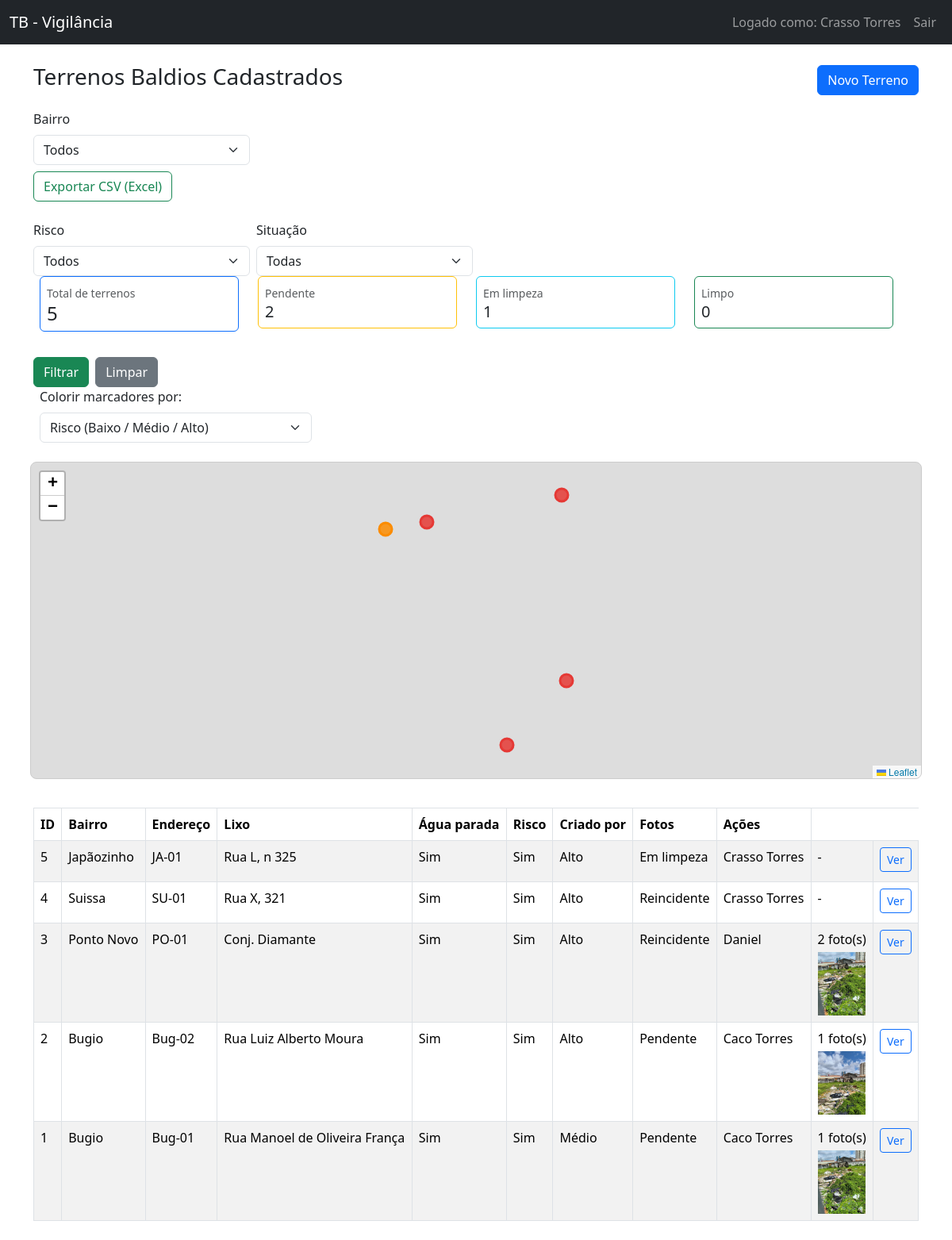
The app's page /dashboard (signed in) with its own data.
### app.py (models this page shows, shortened)
class User(UserMixin, db.Model):
    __tablename__ = "users"
    id = db.Column(db.Integer, primary_key=True)
    nome = db.Column(db.String(100), nullable=False)
    email = db.Column(db.String(120), unique=True, nullable=False)
    senha_hash = db.Column(db.String(128), nullable=False)
    is_admin = db.Column(db.Boolean, default=False)

class TerrenoBaldio(db.Model):
    __tablename__ = "terrenos_baldios"
    id = db.Column(db.Integer, primary_key=True)
    bairro = db.Column(db.String(100), nullable=False)
    microarea = db.Column(db.String(50))
    endereco = db.Column(db.String(200), nullable=False)
    referencia = db.Column(db.String(200))
    tem_lixo = db.Column(db.Boolean, default=False)
    tem_agua_parada = db.Column(db.Boolean, default=False)
    risco = db.Column(db.String(20), default="Baixo")
    situacao = db.Column(db.String(20), default="Pendente")
    observacoes = db.Column(db.Text)
    latitude = db.Column(db.String(30))   # já deixo aqui pro mapa
    longitude = db.Column(db.String(30))  # strings pra simplificar
    criado_por_id = db.Column(db.Integer, db.ForeignKey("users.id"))
    criado_por = db.relationship("User", backref="terrenos")
    fotos = db.relationship(
        "TerrenoFoto",
        backref="terreno",
        lazy=True,
        cascade="all, delete-orphan",
    )
    historico = db.relationship(
        "TerrenoHistoricoSituacao",
        backref="terreno",
        lazy=True,
        order_by="TerrenoHistoricoSituacao.data_hora.desc()",
        cascade="all, delete-orphan",
    )

class TerrenoFoto(db.Model):
    __tablename__ = "terreno_fotos"
    id = db.Column(db.Integer, primary_key=True)
    arquivo = db.Column(db.String(255), nullable=False)
    terreno_id = db.Column(db.Integer, db.ForeignKey("terrenos_baldios.id"), nullable=False)

### app.py (the view)
@app.route("/dashboard")
@login_required
def dashboard():
    bairro = request.args.get("bairro", "").strip()
    risco = request.args.get("risco", "").strip()
    situacao = request.args.get("situacao", "").strip()
    if current_user.is_admin:
        base_query = TerrenoBaldio.query
    else:
        base_query = TerrenoBaldio.query.filter_by(criado_por_id=current_user.id)
    query = base_query
    if bairro:
        query = query.filter(TerrenoBaldio.bairro == bairro)
    if risco:
        query = query.filter(TerrenoBaldio.risco == risco)
    if situacao:
        query = query.filter(TerrenoBaldio.situacao == situacao)
    terrenos = query.order_by(TerrenoBaldio.id.desc()).all()
    bairros = [
        b[0]
        for b in base_query.with_entities(TerrenoBaldio.bairro)
        .distinct()
        .order_by(TerrenoBaldio.bairro)
        .all()
    ]
    riscos_lista = ["Baixo", "Médio", "Alto"]
    situacoes_lista = ["Pendente", "Em limpeza", "Limpo", "Reincidente"]
    totais_por_situacao = (
        base_query.with_entities(TerrenoBaldio.situacao, func.count(TerrenoBaldio.id))
        .group_by(TerrenoBaldio.situacao)
        .all()
    )
    totais_por_risco = (
        base_query.with_entities(TerrenoBaldio.risco, func.count(TerrenoBaldio.id))
        .group_by(TerrenoBaldio.risco)
        .all()
    )
    totais_situacao = {s: c for s, c in totais_por_situacao}
    totais_risco = {r: c for r, c in totais_por_risco}
    total_geral = base_query.count()
    return render_template(
        "dashboard.html",
        terrenos=terrenos,
        bairros=bairros,
        bairro_selecionado=bairro,
        riscos_lista=riscos_lista,
        risco_selecionado=risco,
        situacoes_lista=situacoes_lista,
        situacao_selecionada=situacao,
        totais_situacao=totais_situacao,
        totais_risco=totais_risco,
        total_geral=total_geral,
    )

### app.py (called while the page is built)
@login_manager.user_loader
def load_user(user_id):
    return User.query.get(int(user_id))

### Templates/dashboard.html (shortened to what this page needs)
{% extends "base.html" %}
{% block content %}
<div class="d-flex justify-content-between align-items-center mb-3">
  <h3>Terrenos Baldios Cadastrados</h3>
  <a href="{{ url_for('novo_terreno') }}" class="btn btn-primary">Novo Terreno</a>
</div>
<form method="get" class="row g-2 mb-3">
  <div class="col-md-3">
    <label for="bairro" class="form-label">Bairro</label>
    <select class="form-select" id="bairro" name="bairro">
      <option value="">Todos</option>
    </select>
  </div>
<div class="mb-3">
  <a
    href="{{ url_for('exportar', bairro=bairro_selecionado, risco=risco_selecionado, situacao=situacao_selecionada) }}"
    class="btn btn-outline-success"
  >
    Exportar CSV (Excel)
  </a>
</div>
  <div class="col-md-3">
    <label for="risco" class="form-label">Risco</label>
    <select class="form-select" id="risco" name="risco">
      <option value="">Todos</option>
    </select>
  </div>
  <div class="col-md-3">
    <label for="situacao" class="form-label">Situação</label>
    <select class="form-select" id="situacao" name="situacao">
      <option value="">Todas</option>
    </select>
  </div>
{% if total_geral is not none %}
<div class="row mb-3">
  <div class="col-md-3 mb-2">
    <div class="card border-primary">
      <div class="card-body p-2">
        <small class="text-muted">Total de terrenos</small>
        <h4 class="mb-0">{{ total_geral }}</h4>
      </div>
    </div>
    </div>
  <div class="col-md-3 mb-2">
    <div class="card border-warning">
      <div class="card-body p-2">
        <small class="text-muted">Pendente</small>
        <h5 class="mb-0">{{ totais_situacao.get("Pendente", 0) }}</h5>
      </div>
    </div>
  </div>
  <div class="col-md-3 mb-2">
    <div class="card border-info">
      <div class="card-body p-2">
        <small class="text-muted">Em limpeza</small>
        <h5 class="mb-0">{{ totais_situacao.get("Em limpeza", 0) }}</h5>
      </div>
    </div>
  </div>
  <div class="col-md-3 mb-2">
    <div class="card border-success">
      <div class="card-body p-2">
        <small class="text-muted">Limpo</small>
        <h5 class="mb-0">{{ totais_situacao.get("Limpo", 0) }}</h5>
      </div>
    </div>
  </div>
</div>
{% endif %}
  <div class="col-md-3 d-flex align-items-end">
    <button type="submit" class="btn btn-success me-2">Filtrar</button>
    <a href="{{ url_for('dashboard') }}" class="btn btn-secondary">Limpar</a>
  </div>
<div class="row mb-3">
  <div class="col-md-4">
    <label for="modo-cor" class="form-label">Colorir marcadores por:</label>
    <select id="modo-cor" class="form-select">
      <option value="risco">Risco (Baixo / Médio / Alto)</option>
    </select>
  </div>
</div>
<div
  id="map-dashboard"
  style="height: 400px; border-radius: 8px; border: 1px solid #ccc; margin-bottom: 20px;"
></div>
</form>
{% if terrenos %}
  <table class="table table-striped table-bordered">
    <thead>
  <tr>
    <th>ID</th>
    <th>Bairro</th>
    <th>Endereço</th>
    <th>Lixo</th>
    <th>Água parada</th>
    <th>Risco</th>
    <th>Criado por</th>
    <th>Fotos</th>
    <th>Ações</th>
  </tr>
</thead>
<tbody>
  {% for t in terrenos %}
  <tr>
    <td>{{ t.id }}</td>
    <td>{{ t.bairro }}</td>
    <td>{{ t.microarea or "-" }}</td>
    <td>{{ t.endereco }}</td>
    <td>{{ "Sim" if t.tem_lixo else "Não" }}</td>
    <td>{{ "Sim" if t.tem_agua_parada else "Não" }}</td>
    <td>{{ t.risco }}</td>
    <td>{{ t.situacao }}</td>
    <td>{{ t.criado_por.nome if t.criado_por else "-" }}</td>
    <td>
      {% if t.fotos %}
        <div>{{ t.fotos|length }} foto(s)</div>
        <img
          src="{{ url_for('static', filename='uploads/' ~ t.fotos[0].arquivo) }}"
          alt="Foto do terreno"
          style="max-width: 80px; max-height: 80px; margin-top: 4px;"
        />
      {% else %}
        -
      {% endif %}
    </td>
    <td>
      <a
        href="{{ url_for('terreno_detalhe', terreno_id=t.id) }}"
        class="btn btn-sm btn-outline-primary mb-1"
      >
        Ver
      </a>
    </td>
  </tr>
  {% endfor %}
</tbody>
  </table>
{% else %}
  <div class="alert alert-info">
    Nenhum terreno baldio cadastrado ainda. Clique em <strong>Novo Terreno</strong> para inserir o primeiro.
  </div>
  {% endif %}
 <link
  rel="stylesheet"
  href="https://unpkg.com/leaflet@1.9.4/dist/leaflet.css"
/>
{% endblock %}

### Templates/base.html (shortened to what this page needs)
<!doctype html>
<html lang="pt-br">
  <head>
    <link
      href="https://cdn.jsdelivr.net/npm/bootstrap@5.3.3/dist/css/bootstrap.min.css"
      rel="stylesheet"
    />
  </head>
  <body>
    <nav class="navbar navbar-expand-lg navbar-dark bg-dark mb-4">
      <div class="container-fluid">
        <a class="navbar-brand" href="{{ url_for('dashboard') }}">
          TB - Vigilância
        </a>
        <div class="collapse navbar-collapse">
          <ul class="navbar-nav ms-auto">
            {% if current_user.is_authenticated %}
              <li class="nav-item">
                <span class="nav-link">Logado como: {{ current_user.nome }}</span>
              </li>
              <li class="nav-item">
                <a class="nav-link" href="{{ url_for('logout') }}">Sair</a>
              </li>
            {% else %}
              <li class="nav-item">
                <a class="nav-link" href="{{ url_for('login') }}">Login</a>
              </li>
            {% endif %}
          </ul>
        </div>
      </div>
    </nav>
    <div class="container mb-4">
      {% block content %}
      {% endblock %}
    </div>
  </body>
</html>

### records on screen
User: nome "Crasso Torres"
TerrenoBaldio: id "5", bairro "Japãozinho", microarea "JA-01", endereco "Rua L, n 325", tem_lixo "Sim", tem_agua_parada "Sim", risco "Alto", situacao "Em limpeza", criado_por "Crasso Torres"
TerrenoBaldio: id "4", bairro "Suissa", microarea "SU-01", endereco "Rua X, 321", tem_lixo "Sim", tem_agua_parada "Sim", risco "Alto", situacao "Reincidente", criado_por "Crasso Torres"
TerrenoBaldio: id "3", bairro "Ponto Novo", microarea "PO-01", endereco "Conj. Diamante", tem_lixo "Sim", tem_agua_parada "Sim", risco "Alto", situacao "Reincidente", criado_por "Daniel", fotos|length "2", arquivo (picture)
TerrenoBaldio: id "2", bairro "Bugio", microarea "Bug-02", endereco "Rua Luiz Alberto Moura", tem_lixo "Sim", tem_agua_parada "Sim", risco "Alto", situacao "Pendente", criado_por "Caco Torres", fotos|length "1", arquivo (picture)
TerrenoBaldio: id "1", bairro "Bugio", microarea "Bug-01", endereco "Rua Manoel de Oliveira França", tem_lixo "Sim", tem_agua_parada "Sim", risco "Médio", situacao "Pendente", criado_por "Caco Torres", fotos|length "1", arquivo (picture)

### other values on screen
{{ total_geral }} "5"
{{ totais_situacao.get("Pendente", 0) }} "2"
{{ totais_situacao.get("Em limpeza", 0) }} "1"
{{ totais_situacao.get("Limpo", 0) }} "0"
